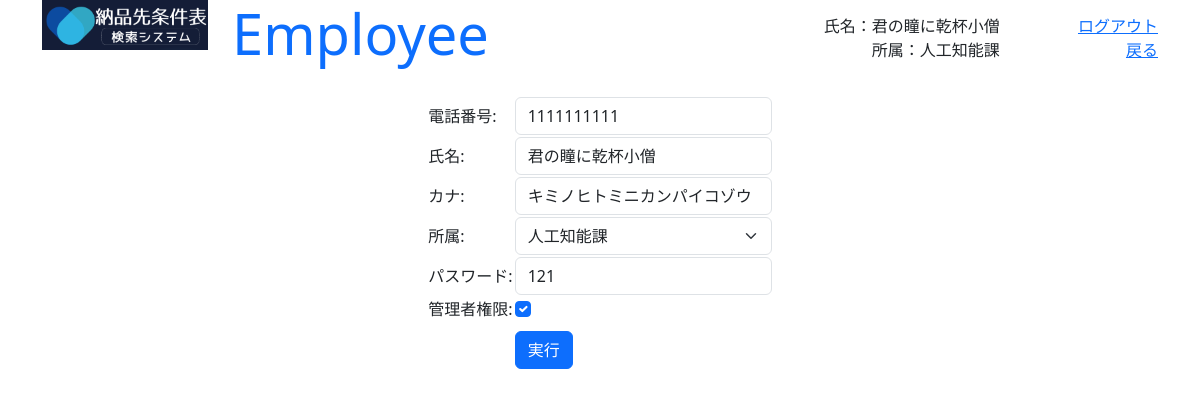
Page /employee/1/1 (signed in) on the committed database.
### GreenLine/models.py (models this page shows)
class Employee(models.Model) :
    organization = models.ForeignKey(Organization, on_delete=models.CASCADE)
    name = models.CharField(max_length=200, default='')
    kana_regex = RegexValidator(regex=r'^[ァ-ヴ]+$', message='カナはカタカナのみ入力できます')
    kana = models.CharField(validators=[kana_regex], max_length=200, default='')
    phone_regex = RegexValidator(regex=r'^[0-9]+$', message='電話番号は半角数字のみ入力できます')
    phone = models.CharField(validators=[phone_regex], max_length=200, default='')
    password = models.CharField(max_length=16, default='')
    auth = models.BooleanField(default=False)

class Organization(models.Model) :
    name = models.CharField(max_length=200, default='')
    def __str__(self) :
        return self.name

### GreenLine/views.py (the view)
# urls.py: path('employee/<int:id>/<int:edit>', employee, name="employee"),
@csrf_exempt
def employee(request, id, edit) :
    print(id, edit)
    employee = get_employee(request, True)
    if not employee :
        return redirect('admin_login')
    target = Employee.objects.filter(id=id).first()
    params = {
        'title' : 'Employee',
        'msg' : '',
        'name' : employee.name,
        'organizaion' : employee.organization.name,
        'id' : id,
        'edit' : edit,
        'form' : EmployeeForm(instance=target)
    }
    if request.POST :
        form = EmployeeForm(data=request.POST)
        if edit == 1 :
            if form.is_valid() :
                params['msg'] = 'この内容で更新してよいですか？'
                params['form'] = form
            else :
                params['msg'] = '入力に誤りがあります'
        elif edit == 3 :
            target.phone = request.POST['phone']
            target.name = request.POST['name']
            target.kana = request.POST['kana']
            target.password = request.POST['password']
            print(request.POST['organization'])
            target.organization = Organization.objects.filter(id=request.POST['organization']).first()
            target.save()
            return redirect('show_employees')
    else :
        if edit == 2 :
            params['msg'] = 'この従業員を削除してよいですか？'
        elif edit == 4 :
            target = Employee.objects.filter(id=id)
            target.delete()
            return redirect('show_employees')
    return render(request, 'employee.html', params)

### GreenLine/forms.py (shortened to what this page needs)
class EmployeeForm(forms.ModelForm) :
    organization = forms.ModelChoiceField(label="所属", queryset=Organization.objects, widget=forms.Select(attrs={'class':'form-select'}))
    name = forms.CharField(label="氏名", widget=forms.TextInput(attrs={'class':'form-control'}))
    kana = forms.CharField(label="カナ", widget=forms.TextInput(attrs={'class':'form-control', 'pattern':'^[ァ-ヴ]+$'}))
    phone = forms.CharField(label="電話番号", widget=forms.TextInput(attrs={'class':'form-control', 'pattern':'^[0-9]+$'}))
    password = forms.CharField(label="パスワード", widget=forms.TextInput(attrs={'class':'form-control', 'pattern':'^[0-9]+$'}))
    auth = forms.BooleanField(label="管理者権限", required=False, widget=forms.CheckboxInput(attrs={'class':'form-check-input'}))
    class Meta :
        model = Employee
        fields = ['organization', 'name', 'kana', 'phone', 'password', 'auth', ]

### GreenLine/views.py (called while the page is built)
def get_employee(request, auth_flg) :
    if not 'employee' in request.session :
        return None
    employee = Employee.objects.filter(id=request.session['employee']).first()
    if not employee :
        return None
    if auth_flg and not employee.auth :
        return None
    return employee

### GreenLine/templates/employee.html (shortened to what this page needs)
{% load static %}
<!doctype html>
<html lang="ja">
<head>
    <link href="https://cdn.jsdelivr.net/npm/bootstrap@5.3.0-alpha1/dist/css/bootstrap.min.css" rel="stylesheet">
</head>
<body class="container" style="height: 95vh;">
    <div class="row align-items-start">
        <div class="col-2"><img src="{% static 'title.png' %}" width="100%"></div>
        <div id="main_header" class="col-10 container" style="height: 10vh; padding-bottom: 10px;">
            <div class="row align-items-center">
            <div class="col-6 text-start"><h1 class="display-4 text-primary">{{ title }}</h1></div>
            <div class="col-4 container">
                <div class="row"><div class="col text-end">氏名：{{ name }}</div></div>
                <div class="row"><div class="col text-end">所属：{{ organizaion }}</div></div>
            </div>
            <div class="col container">
                <div class="row"><div class="col text-end"><a href="{% url 'admin_login' %}">ログアウト</a></div></div>
                <div class="row"><div class="col text-end"><a href="{% url 'admin_main' %}">戻る</a></div></div>
            </div>
            </div>
        </div>
        </div>
    <div id="employee" class="d-flex justify-content-center">
    <form action="{% url 'employee' id edit %}" method="POST">
    <table>
    {% if edit != 1 %}
        <tr><td>{{ form.phone.label_tag }}</td><td>{{ form.phone.value }}</td></tr>
        <tr><td>{{ form.name.label_tag }}</td><td>{{ form.name.value }}</td></tr>
        <tr><td>{{ form.kana.label_tag }}</td><td>{{ form.kana.value }}</td></tr>
        <tr><td>{{ form.organization.label_tag }}</td><td>{{ form.get_organization }}</td></tr>
        <tr><td>{{ form.password.label_tag }}</td><td>{{ form.password.value }}</td></tr>
        <tr><td>{{ form.auth.label_tag }}</td><td>{{ form.auth.value }}</td></tr>
        <tr><td></td><td>
            {% if edit < 2 %}
                <button class="btn btn-primary mt-2" onclick="onEdit(form)">編集</button>
                <button class="btn btn-primary mt-2" onclick="onDelete(form)">削除</button>
            {% else %}
                <button class="btn btn-primary mt-2" onclick="onDeleteExec(form)">実行</button>
            {% endif %}
        </td></tr>
    {% else %}
        <tr><td>{{ form.phone.label_tag }}</td><td>{{ form.phone }}{{ form.phone.errors }}</td></tr>
        <tr><td>{{ form.name.label_tag }}</td><td>{{ form.name }}{{ form.name.errors }}</td></tr>
        <tr><td>{{ form.kana.label_tag }}</td><td>{{ form.kana }}{{ form.kana.errors }}</td></tr>
        <tr><td>{{ form.organization.label_tag }}</td><td>{{ form.organization }}{{ form.organization.errors }}</td></tr>
        <tr><td>{{ form.password.label_tag }}</td><td>{{ form.password }}</td></tr>
        <tr><td>{{ form.auth.label_tag }}</td><td>{{ form.auth }}{{ form.auth.errors }}</td></tr>
        <tr><td></td><td>
            {% if edit < 2 %}
                <button class="btn btn-primary mt-2" onclick="onEditExec(form)">実行</button>
            {% else %}
                <button class="btn btn-primary mt-2" onclick="onDeleteExec(form)">実行</button>
            {% endif %}
        </td></tr>
    {% endif %}
    </table>
    </form>
    </div>
</body>
</html>

### rows in the picture
Employee: name "君の瞳に乾杯小僧", phone "1111111111", kana "キミノヒトミニカンパイコゾウ", organization "人工知能課", password "121", auth "☑"
Organization: name "人工知能課"
